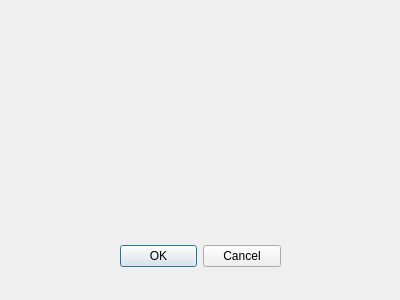
<?xml version="1.0" encoding="UTF-8"?>
<ui version="4.0">
 <class>PlayerNamesDialog</class>
 <widget class="QDialog" name="PlayerNamesDialog">
  <property name="geometry">
   <rect>
    <x>0</x>
    <y>0</y>
    <width>400</width>
    <height>300</height>
   </rect>
  </property>
  <property name="windowTitle">
   <string>Dialog</string>
  </property>
  <widget class="QDialogButtonBox" name="buttonBox">
   <property name="geometry">
    <rect>
     <x>120</x>
     <y>240</y>
     <width>161</width>
     <height>32</height>
    </rect>
   </property>
   <property name="orientation">
    <enum>Qt::Horizontal</enum>
   </property>
   <property name="standardButtons">
    <set>QDialogButtonBox::Cancel|QDialogButtonBox::Ok</set>
   </property>
  </widget>
  <widget class="QWidget" name="verticalLayoutWidget">
   <property name="geometry">
    <rect>
     <x>99</x>
     <y>80</y>
     <width>201</width>
     <height>111</height>
    </rect>
   </property>
   <layout class="QVBoxLayout" name="verticalLayout_2"/>
  </widget>
 </widget>
 <resources/>
 <connections>
  <connection>
   <sender>buttonBox</sender>
   <signal>accepted()</signal>
   <receiver>PlayerNamesDialog</receiver>
   <slot>accept()</slot>
   <hints>
    <hint type="sourcelabel">
     <x>248</x>
     <y>254</y>
    </hint>
    <hint type="destinationlabel">
     <x>157</x>
     <y>274</y>
    </hint>
   </hints>
  </connection>
  <connection>
   <sender>buttonBox</sender>
   <signal>rejected()</signal>
   <receiver>PlayerNamesDialog</receiver>
   <slot>reject()</slot>
   <hints>
    <hint type="sourcelabel">
     <x>316</x>
     <y>260</y>
    </hint>
    <hint type="destinationlabel">
     <x>286</x>
     <y>274</y>
    </hint>
   </hints>
  </connection>
 </connections>
</ui>
